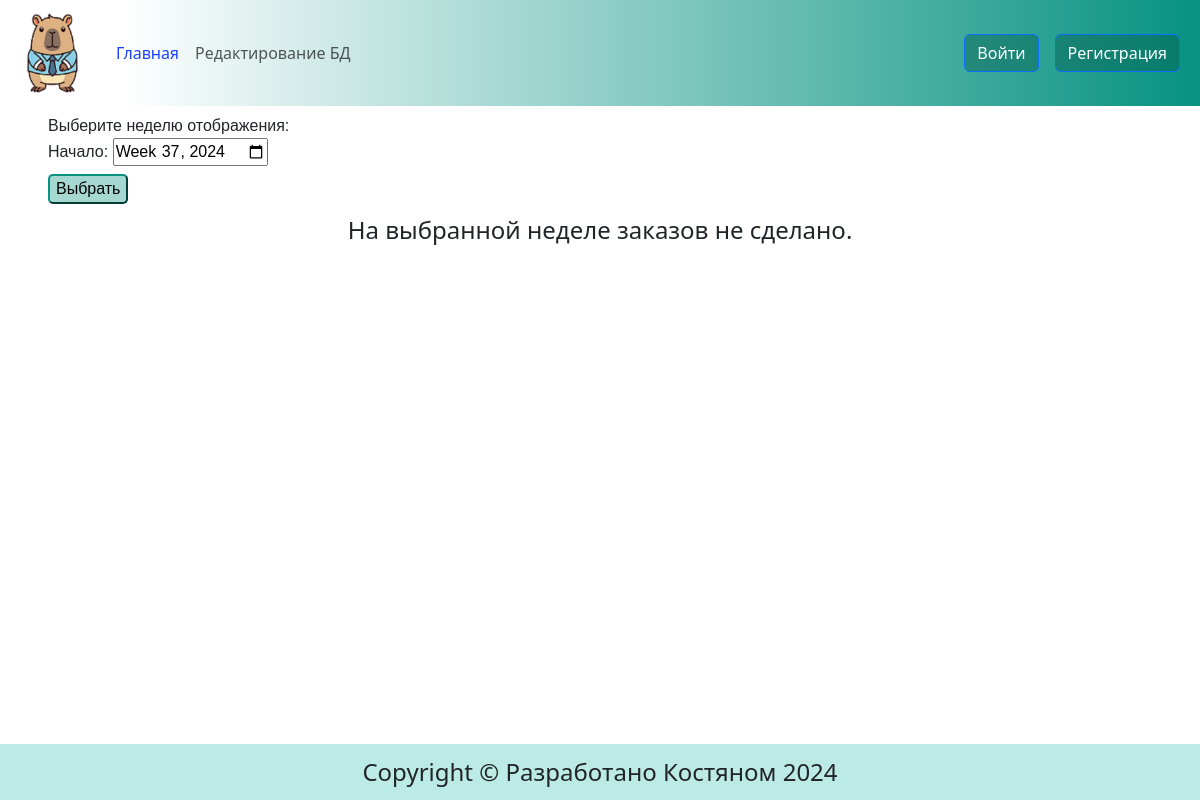
Before: / with the older database file.
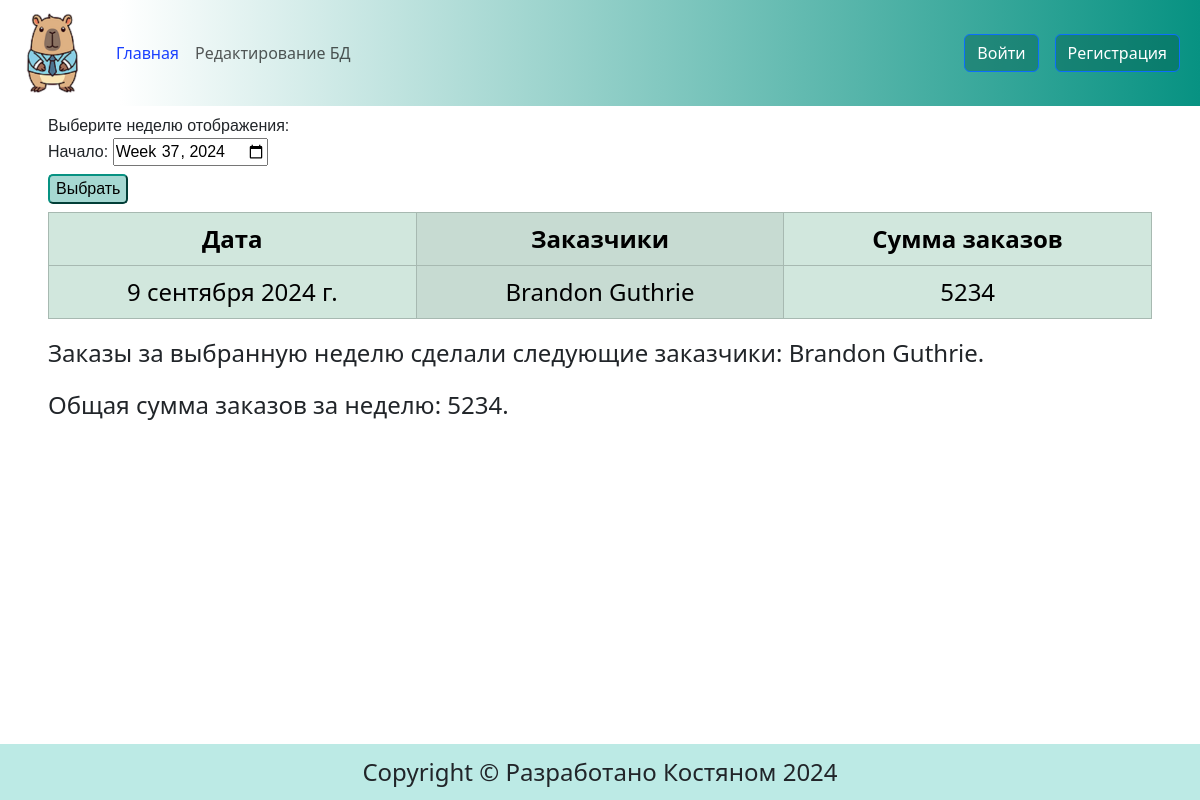
After: the same page with the newer database file.
### main/models.py (models this page shows, shortened)
class Order(models.Model):
    client = models.ForeignKey(Client, on_delete=models.DO_NOTHING, verbose_name='Заказчик')
    order_date = models.DateField(verbose_name="дата заказа")
    amount = models.IntegerField(null=False, verbose_name="сумма заказа")
    class Meta:
        db_table = "order"  # Имя таблицы в БД
        verbose_name = "Заказ"
        verbose_name_plural = "Заказы"
        ordering = ['-order_date']
        indexes = [
            models.Index(fields=['-order_date']),
        ]

class Client(models.Model):
    fullname = models.CharField(max_length=100, null=False, verbose_name="имя_фамилия")
    class Meta:
        db_table = "client" # Имя таблицы в БД
        verbose_name = "Заказчик"
        verbose_name_plural = "Заказчики"

### main/views.py (the view)
# urls.py: path('', views.index, name='index'),
def index(request):
    if d := request.GET.get("date"):
        year, week = map(int, d.split("-W"))
    else:
        year, week = date.today().year, date.today().isocalendar().week
    dates = sorted(
        [
            x.order_date
            for x in Order.objects.all()
            if x.order_date.isocalendar().week == week and x.order_date.year == year
        ]
    )
    cur_week = f"{year}-W{week}"
    sum_amount = (
        Order.objects.raw(
            '''SELECT "order"."id", "order"."order_date",
                        REPLACE(GROUP_CONCAT(DISTINCT "client"."fullname"), ',', '; ') AS clients,
                        SUM("order"."amount") AS "sum_amount"
                        FROM "order"
                        JOIN "client" ON "order"."client_id" = "client"."id"
                        WHERE "order"."order_date" BETWEEN %s AND %s
                        GROUP BY "order"."order_date"''',
            [dates[0], dates[-1]],) if dates else False
    )
    week_total = (
        Order.objects.raw(
            '''SELECT "order"."id", "order"."order_date",
                        REPLACE(GROUP_CONCAT(DISTINCT "client"."fullname"), ',', '; ') AS clients,
                        SUM("order"."amount") AS sum_amount
                        FROM "order"
                        JOIN "client" ON "order"."client_id" = "client"."id"
                        WHERE "order"."order_date" BETWEEN %s AND %s''',
            [dates[0], dates[-1]],) if dates else False
    )
    amount_total, client_week = week_total[0].sum_amount if week_total else None, week_total[0].clients if week_total else None
    context = {
        "title": "Главная страница",
        "content": "Главная страница приложения",
        "week_orders": sum_amount,
        "amount_total": amount_total,
        "client_week": client_week,
        "current_week": cur_week,
    }
    return render(request, "main/index.html", context)

### main/forms.py
class AddOrderForm(forms.ModelForm):
    client = forms.ModelChoiceField(label="Заказчик", empty_label="Выберите заказчика", queryset=Client.objects.all(), required=True)
    amount = forms.IntegerField(label="Сумма заказа", min_value=1, required=True)
    class Meta:
        model = Order
        fields = ['client', 'order_date', 'amount']
        widgets = {
            'order_date': forms.DateInput(attrs={'type':'date'})
        }

### main/context_processors.py (called while the page is built)
def edit_form_context(request):
    add_order_form = AddOrderForm()
    return {'add_order_form': add_order_form,}

### main/templates/main/index.html
{% extends 'base.html' %}
{% load static %}
{% block content %}
<div class="mx-5 my-2">
    <form class = "choose-week">
      <label for="weeks">Выберите неделю отображения:</label>
      <div>
          <label for="date">Начало:</label>
          <input type="week" id="date"  name="date" value ={{current_week}}>
      </div>
      <div class="my-2">
          <button class="choose-btn" type="submit">Выбрать</button>
      </div>
    </form>
</div>
{% if week_orders %}
<div class="mx-5 my-1">
  <table class="table table-success table-bordered table-striped-columns table-hover align-middle">
    <thead>
        <tr>
            <th>Дата</th>
            <th>Заказчики</th>
            <th>Сумма заказов</th>
        </tr>
    </thead>
    <tbody>
      {% for order in week_orders %}
      <tr>
          <td>{{ order.order_date }}</td>
          <td>{{ order.clients }}</td>
          <td>{{ order.sum_amount }}</td>
      </tr>
      {% endfor %}
    </tbody>
</table>
</div>
<div class="mx-5"><p>Заказы за выбранную неделю сделали следующие заказчики: {{ client_week }}.</p></div>
<div class="mx-5"><p>Общая сумма заказов за неделю: {{ amount_total }}.</p></div>
{% else %}
<div class="info">
    <p>На выбранной неделе заказов не сделано.</p>
</div>
{% endif %}
{% endblock  %}

Changed rows visible on the page:
added Order: order_date "9 сентября 2024 г.", clients "Brandon Guthrie", sum_amount "5234"
now on this page (row unchanged): Client: fullname "Brandon Guthrie"
Other visible differences:
{{ amount_total }}: (not shown) → "5234"
text no longer shown: "На выбранной неделе заказов не сделано."
text now shown: "Дата Заказчики Сумма заказов Заказы за выбранную неделю сделали следующие заказчики: . Общая сумма заказов за неделю: ."
